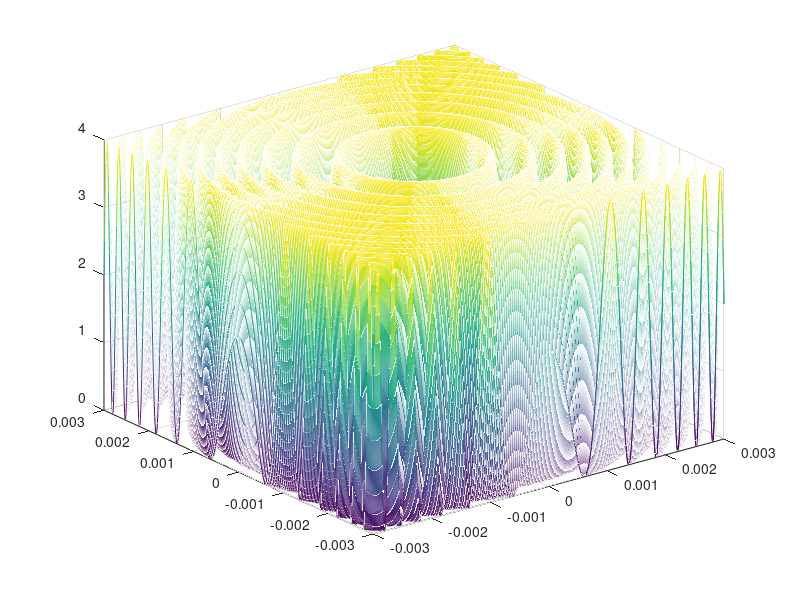

Write MATLAB code to recreate this figure.
clear
clc

R=3;
lamda=500e-9;
I0=1;

x=-0.003:0.00001:0.003;
y=-0.003:0.00001:0.003;

[x y]=meshgrid(x,y);

delta=2*pi/lamda*2*(R-sqrt(R^2-(x.^2+y.^2)))+pi/2;
I=I0+I0+2*I0*cos(delta);

mesh(x,y,I)